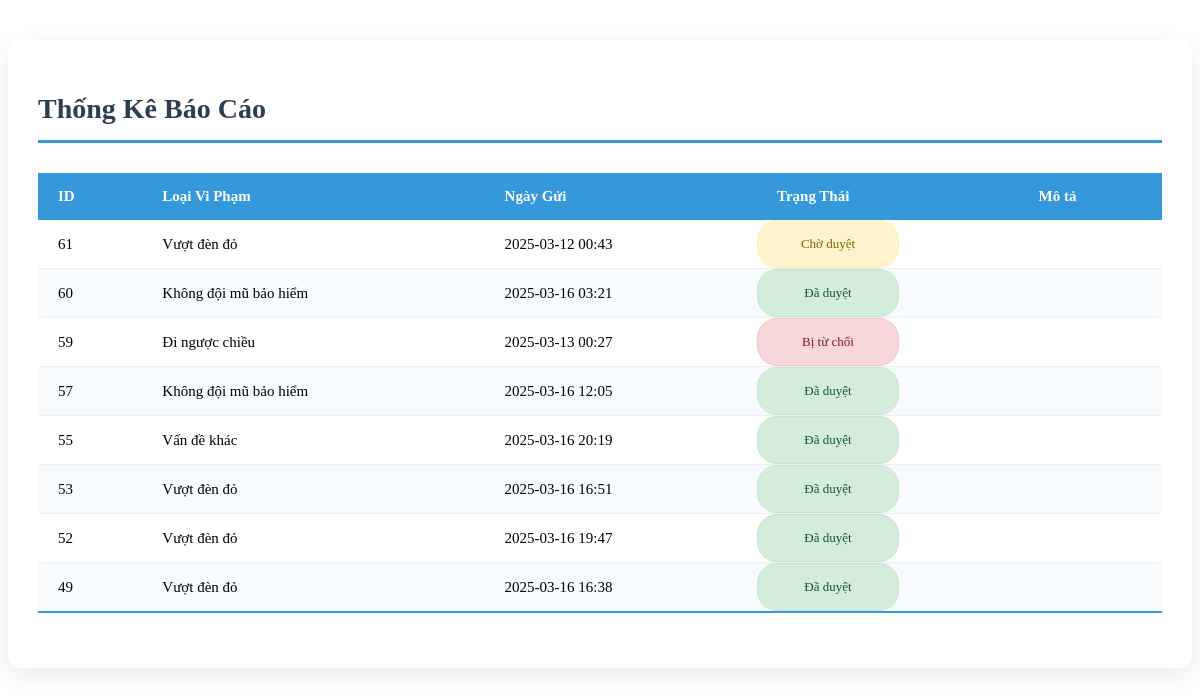
/frm/frm_user/stats.php, run on the app's committed database.
### tables this page shows
CREATE TABLE IF NOT EXISTS `bao_cao` (
  `ma_bao_cao` int NOT NULL AUTO_INCREMENT,
  `bien_so_xe` varchar(255) NOT NULL,
  `dia_diem` varchar(255) NOT NULL,
  `hinh_anh` varchar(255) DEFAULT NULL,
  `loai_vi_pham` varchar(255) NOT NULL,
  `mo_ta` varchar(500) NOT NULL,
  `ngay_gio_vi_pham` varchar(255) NOT NULL,
  `trang_thai` int DEFAULT '0',
  `tien_phat` decimal(65,0) NOT NULL,
  PRIMARY KEY (`ma_bao_cao`)
);

### frm/frm_user/stats.php (the view, shortened to what this page needs)
<?php
require_once __DIR__ . "/../../db/config.php";
$sql = "SELECT * FROM bao_cao ORDER BY ma_bao_cao DESC";
$result = $conn->query($sql);
?>
<link rel="stylesheet" href="/BTL/assets/css_form_users/stats.css">
<div class="user-statistics-container">
    <h2>Thống Kê Báo Cáo</h2>
    <table class="statistics-table">
        <thead>
            <tr>
                <th>ID</th>
                <th>Loại Vi Phạm</th>
                <th>Ngày Gửi</th>
                <th>Trạng Thái</th>
                <th>Mô tả</th>
            </tr>
        </thead>
        <tbody>
        <?php if ($result && $result->num_rows > 0): ?>
            <?php while($row = $result->fetch_assoc()): ?>
                <?php
                    $maBaoCao   = $row['ma_bao_cao'];
                    $loaiViPham = $row['loai_vi_pham'];
                    $ngayGui    = $row['ngay_gio_vi_pham'];
                    $trangThai  = (int)$row['trang_thai'];
                    switch($trangThai) {
                        case 0:
                            $statusText  = "Chờ duyệt";
                            $statusClass = "pending";
                            break;
                        case 1:
                            $statusText  = "Đã duyệt";
                            $statusClass = "approved";
                            break;
                        case 2:
                            $statusText  = "Bị từ chối";
                            $statusClass = "rejected";
                            break;
                    }
                    $lyDo = $row['ly_do'];
                ?>
                <tr>
                    <td><?php echo $maBaoCao; ?></td>
                    <td><?php echo htmlspecialchars($loaiViPham); ?></td>
                    <td><?php echo htmlspecialchars($ngayGui); ?></td>
                    <td class="status <?php echo $statusClass; ?>">
                        <?php echo $statusText; ?>
                        <td><?php echo htmlspecialchars($lyDo);?></td>
                    </td>
                </tr>
            <?php endwhile; ?>
        <?php else: ?>
            <tr>
                <td colspan="4">Chưa có báo cáo nào</td>
            </tr>
        <?php endif; ?>
        </tbody>
    </table>
</div>

### assets/css_form_users/stats.css (style rules this page uses)
.user-statistics-container { max-width: 1200px; margin: 40px auto; padding: 30px; background: #ffffff; border-radius: 12px; box-shadow: 0 8px 30px rgba(0,0,0,0.08); }
.user-statistics-container h2 { color: #2c3e50; font-size: 28px; margin-bottom: 30px; padding-bottom: 15px; border-bottom: 3px solid #3498db; position: relative; }
.statistics-table { width: 100%; border-collapse: collapse; margin: 25px 0; font-size: 15px; min-width: 600px; overflow: hidden; }
.statistics-table thead tr { background: #3498db; color: #ffffff; text-align: left; font-weight: 600; border-radius: 8px; }
.statistics-table th, .statistics-table td { padding: 15px 20px; }
.statistics-table tbody tr { border-bottom: 1px solid #ecf0f1; transition: all 0.2s ease; }
.statistics-table tbody tr:nth-of-type(even) { background-color: #f8fbfd; }
.statistics-table tbody tr:last-of-type { border-bottom: 2px solid #3498db; }
.status { display: inline-block; padding: 6px 12px; border-radius: 20px; font-size: 13px; font-weight: 500; text-align: center; min-width: 100px; }
.status.pending { background: #fff3cd; color: #856404; border: 1px solid #ffeeba; }
.status.approved { background: #d4edda; color: #155724; border: 1px solid #c3e6cb; }
.status.rejected { background: #f8d7da; color: #721c24; border: 1px solid #f5c6cb; }

### data on the page
bao_cao: ma_bao_cao "61", loai_vi_pham "Vượt đèn đỏ", ngay_gio_vi_pham "2025-03-12 00:43", trang_thai "Chờ duyệt"
bao_cao: ma_bao_cao "60", loai_vi_pham "Không đội mũ bảo hiểm", ngay_gio_vi_pham "2025-03-16 03:21", trang_thai "Đã duyệt"
bao_cao: ma_bao_cao "59", loai_vi_pham "Đi ngược chiều", ngay_gio_vi_pham "2025-03-13 00:27", trang_thai "Bị từ chối"
bao_cao: ma_bao_cao "57", loai_vi_pham "Không đội mũ bảo hiểm", ngay_gio_vi_pham "2025-03-16 12:05", trang_thai "Đã duyệt"
bao_cao: ma_bao_cao "55", loai_vi_pham "Vấn đề khác", ngay_gio_vi_pham "2025-03-16 20:19", trang_thai "Đã duyệt"
bao_cao: ma_bao_cao "53", loai_vi_pham "Vượt đèn đỏ", ngay_gio_vi_pham "2025-03-16 16:51", trang_thai "Đã duyệt"
bao_cao: ma_bao_cao "52", loai_vi_pham "Vượt đèn đỏ", ngay_gio_vi_pham "2025-03-16 19:47", trang_thai "Đã duyệt"
bao_cao: ma_bao_cao "49", loai_vi_pham "Vượt đèn đỏ", ngay_gio_vi_pham "2025-03-16 16:38", trang_thai "Đã duyệt"
